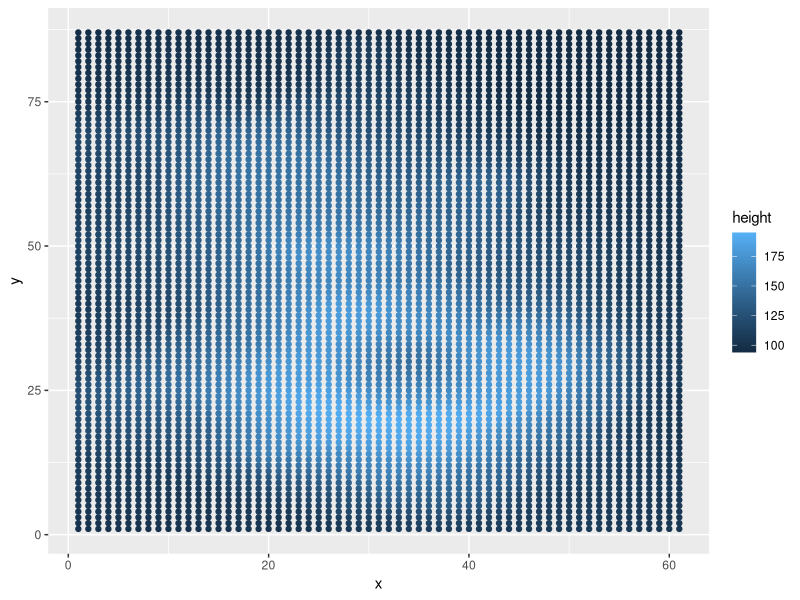
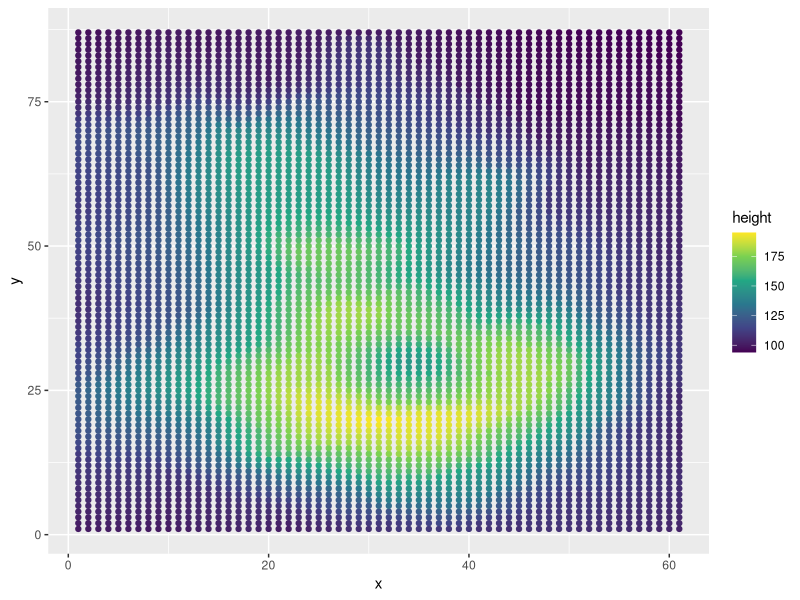
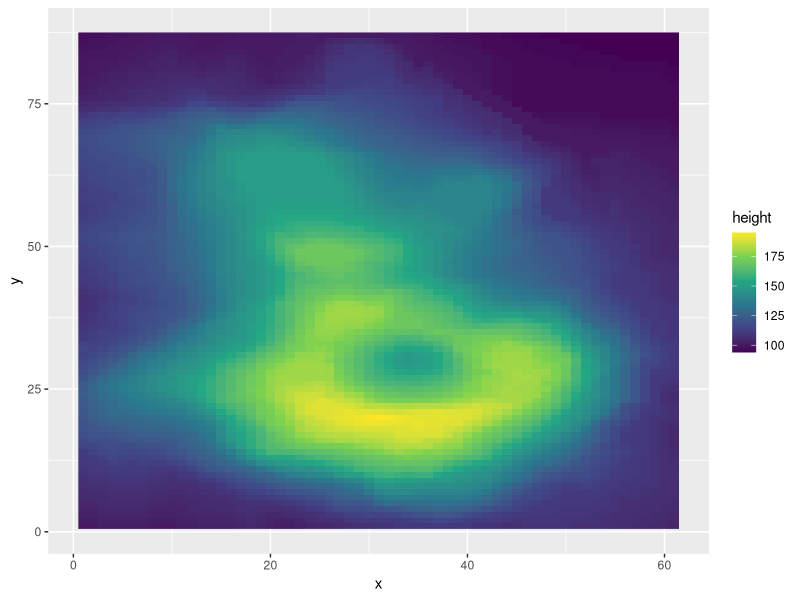
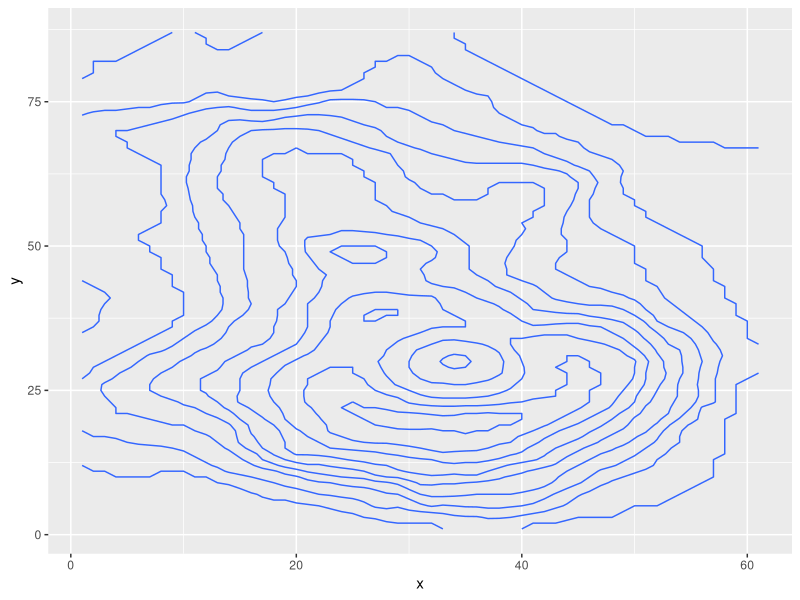
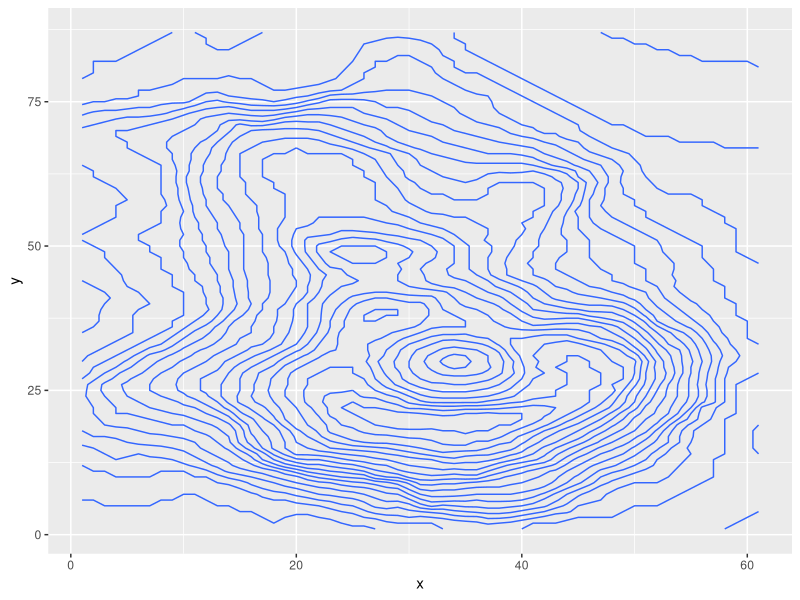
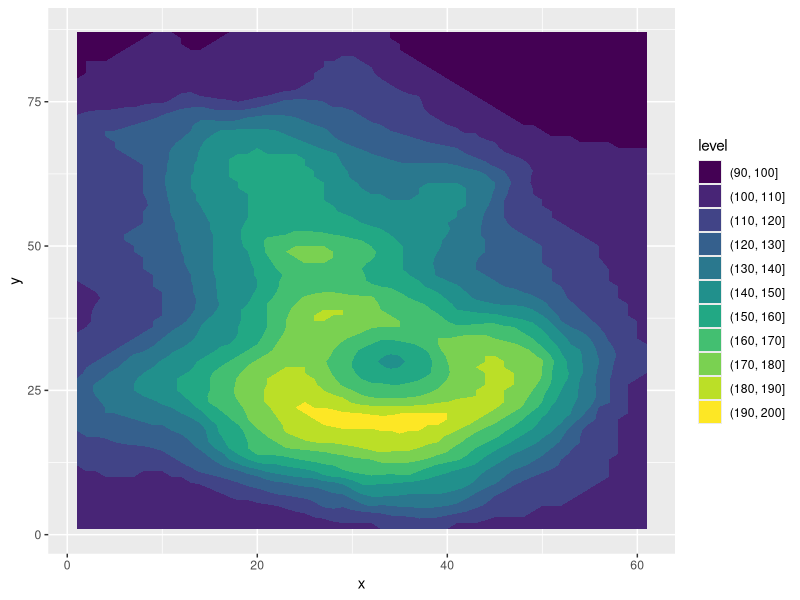
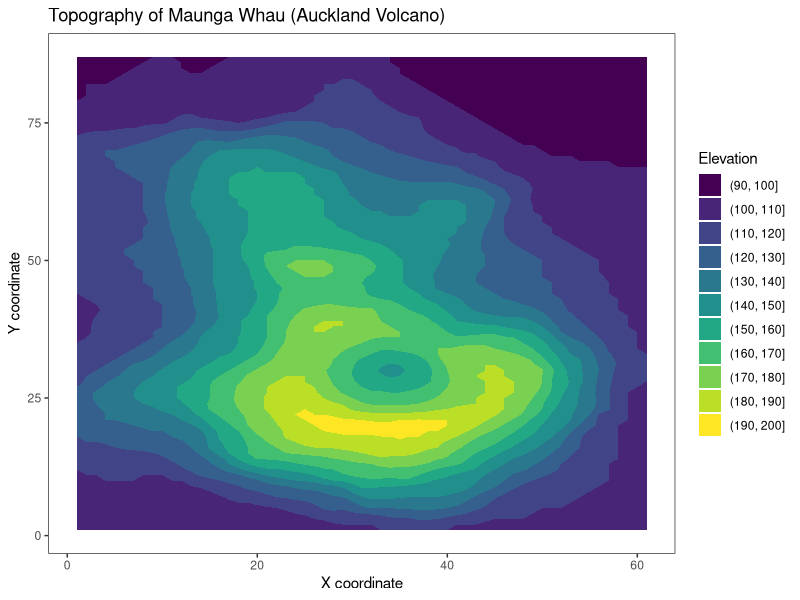
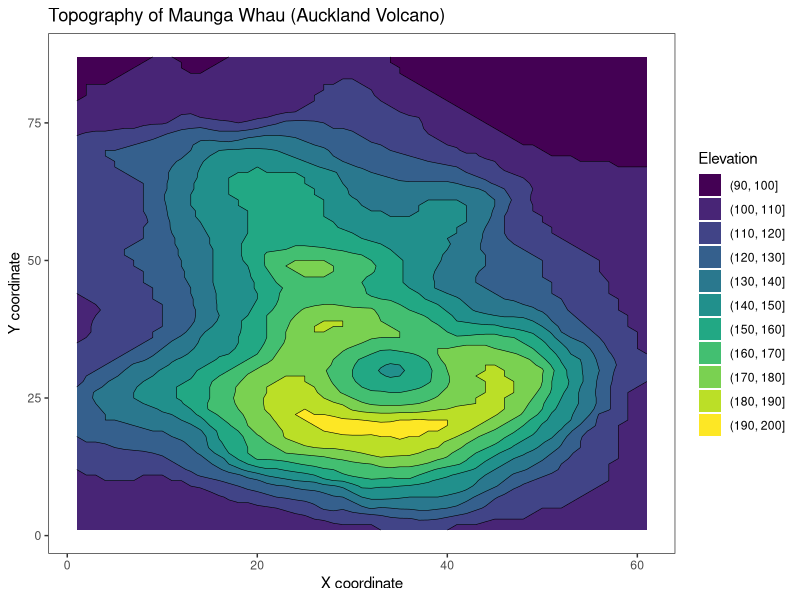

R code for these plots, in order:
library(tidyverse)

View(volcano)

# Convert matrix to tibble
# Use parse_number to convert x from "V1", "V2", ... to numeric
volcano_df <- as.data.frame(volcano) |>
  mutate(y = row_number()) |>
  pivot_longer(-y, names_to = "x", values_to = "height") |>
  mutate(x = parse_number(x))

View(volcano_df)

# "default" plot with geom_point
ggplot(volcano_df, aes(x, y, color = height)) +
  geom_point()

# Slightly better color
ggplot(volcano_df, aes(x, y, color = height)) +
  geom_point() +
  scale_color_viridis_c()

# Potentially better with geom_raster, but still squares
ggplot(volcano_df, aes(x, y, fill = height)) +
  geom_raster() +
  scale_fill_viridis_c()

# Approximate topographical with geom_contour
ggplot(volcano_df, aes(x, y, z = height)) +
  geom_contour()

# Show how binwidth affects contours
ggplot(volcano_df, aes(x, y, z = height)) +
  geom_contour(binwidth = 5)

# Filled contours
ggplot(volcano_df, aes(x, y, z = height)) +
  geom_contour_filled()

# Add titles and labels, fix looks
ggplot(volcano_df, aes(x, y, z = height)) +
  geom_contour_filled() +
  labs(
    title = "Topography of Maunga Whau (Auckland Volcano)",
    x = "X coordinate",
    y = "Y coordinate",
    fill = "Elevation"
  ) +
  theme_bw() +
  theme(panel.grid = element_blank())

# re-add contour level lines
ggplot(volcano_df, aes(x, y, z = height)) +
  geom_contour_filled() +
  geom_contour(color = "black", linewidth = 0.2) +
  labs(
    title = "Topography of Maunga Whau (Auckland Volcano)",
    x = "X coordinate",
    y = "Y coordinate",
    fill = "Elevation"
  ) +
  theme_bw() +
  theme(panel.grid = element_blank())

# Don't squish the plot
ggplot(volcano_df, aes(x, y, z = height)) +
  geom_contour_filled() +
  geom_contour(color = "black", linewidth = 0.2) +
  labs(
    title = "Topography of Maunga Whau (Auckland Volcano)",
    x = "X coordinate",
    y = "Y coordinate",
    fill = "Elevation"
  ) +
  coord_fixed() +
  theme_bw() +
  theme(panel.grid = element_blank())
